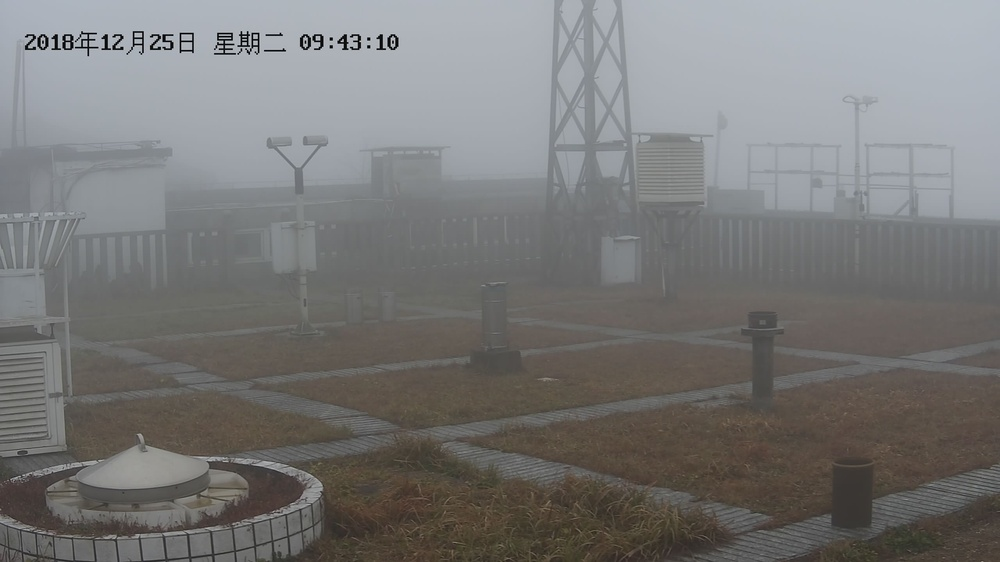
#> input picture test.jpg, 1000 x 562 px, shrunk from 2560 x 1440 before the run; its folder holds only this picture in this run
$ python -i dark_channel_prior.py   (imports and definitions only)   (older library calls are emulated)
#> lines starting #> are read from the running program, lines starting #| are printed output that depends on the picture
# Reproduction of Dark Channel Prior Method
# Rain CongJyu CHEN

import os

import cv2
import numpy as np


# Compute the dark channel according to Kaiming He's paper.
def get_dark_channel(img, size=20):
    # `size` is the size of the window.
    # The larger the window, the greater the probability of containing a dark channel,
    # and the darker the dark channel.
    # Split the image into three channels: R, G, and B.
    r, g, b = cv2.split(img)
    min_channel = cv2.min(r, cv2.min(g, b))  # Take out the smallest channel.
    # Rectangle kernel.
    kernel = cv2.getStructuringElement(cv2.MORPH_RECT, (size, size))
    dark_channel_img = cv2.erode(min_channel, kernel)
    return dark_channel_img


# Dehazing Model: I(x) = J(x)t(x) + A[1 - t(x)]
# Constant parametre: w (0 < w < 1) controls the degree of dehazing.
# Transmittance: t(x) = 1 - w * min(I_c(y) / A_c)
# J(x) = (I(x) - A) / (max(t(x), t_0)) + A


# Estimated global atmospheric light.
# `percent` specifies the percentage of brightest pixels in the image.
def get_atmos_light(img, percent=0.001):
    # Calculate the average value of each pixel in the image and flatten it into a one-dimensional array.
    mean_per_pixel = np.mean(img, axis=2).reshape(-1)
    # Select the brightest percent pixels.
    mean_per_pixel = np.sort(mean_per_pixel)[::-1]
    mean_top = mean_per_pixel[: int(img.shape[0] * img.shape[1] * percent)]
    return np.mean(mean_top)


# Estimate transmittance.
def get_trans(img, atm, w=0.95):
    x = img / atm
    t = 1 - w * get_dark_channel(x, 20)
    return t


# Guided filtering.
def guided_filter(p, i, r, e):
    # p: input image
    # i: guidance image
    # r: radius
    # e: regularization
    # return: filtering output q

    # 1
    mean_i = cv2.boxFilter(i, cv2.CV_32F, (r, r))
    mean_p = cv2.boxFilter(p, cv2.CV_32F, (r, r))
    corr_i = cv2.boxFilter(i * i, cv2.CV_32F, (r, r))
    corr_ip = cv2.boxFilter(i * p, cv2.CV_32F, (r, r))
    # 2
    var_i = corr_i - mean_i * mean_i
    cov_ip = corr_ip - mean_i * mean_p
    # 3
    a = cov_ip / (var_i + e)
    b = mean_p - a * mean_i
    # 4
    mean_a = cv2.boxFilter(a, cv2.CV_32F, (r, r))
    mean_b = cv2.boxFilter(b, cv2.CV_32F, (r, r))
    # 5
    q = mean_a * i + mean_b

    return q


# Dehaze.
def dehaze(img_input, img_output):
#> called with img_input = 'test.jpg', img_output = 'out.png'
    img = cv2.imread(img_input)
#> img is the input picture: shape (562, 1000, 3); mean B, G, R 119.5, 120.2, 120.6
    img = img.astype("float32") / 255
    img_gray = cv2.cvtColor(img, cv2.COLOR_BGR2GRAY).astype("float32") / 255
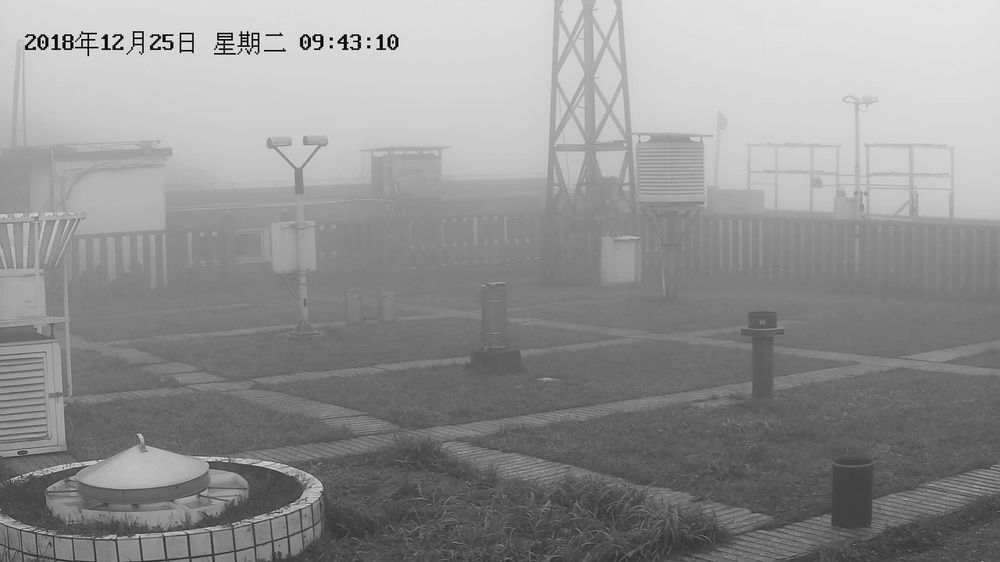
#> img_gray: shape (562, 1000) float32; min 7.01e-06, max 0.00322, mean 0.00185; drawn with min black and max white
    # img_gray = cv2.cvtColor(img, cv2.COLOR_BGR2GRAY)
    atmos_light = get_atmos_light(img)
#> in get_atmos_light, `mean_top = mean_per_pixel[: int(img.shape[0] * img.shape[1] * percent)]`: mean_top = 562 values, max 0.824 at index 0, min 0.742 at index 496, mean 0.756
#> atmos_light = 0.756
    trans = get_trans(img, atmos_light)
    trans_guided = guided_filter(trans, img_gray, 20, 0.0001)
#> in guided_filter, `corr_ip = cv2.boxFilter(i * p, cv2.CV_32F, (r, r))`:
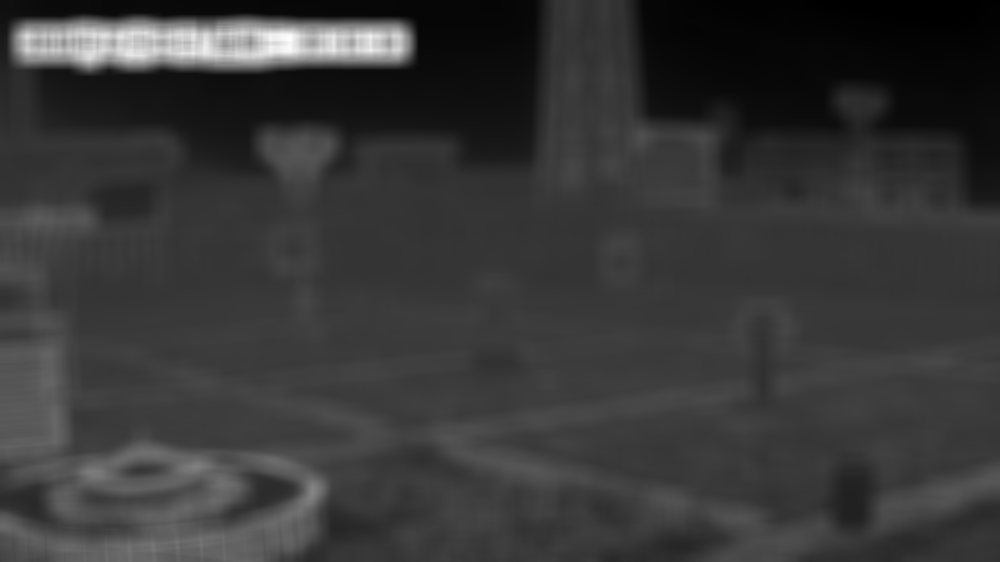
#> corr_ip: shape (562, 1000) float32; min 0.000325, max 0.00269, mean 0.000842; drawn with min black and max white
#> in guided_filter, `var_i = corr_i - mean_i * mean_i`:
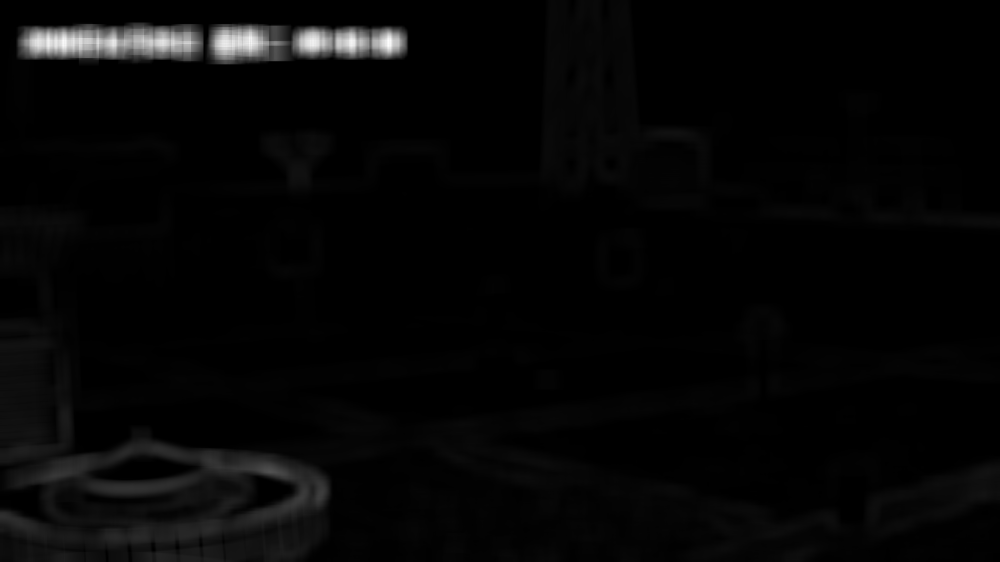
#> var_i: shape (562, 1000) float32; min -9.09e-13, max 1.28e-06, mean 3.18e-08; drawn with min black and max white
#> in guided_filter, `mean_a = cv2.boxFilter(a, cv2.CV_32F, (r, r))`:
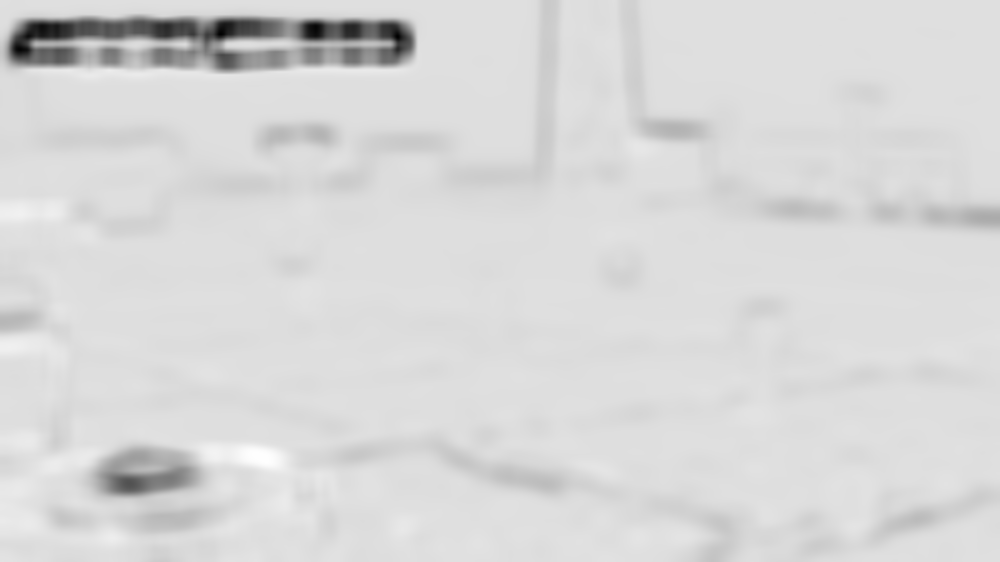
#> mean_a: shape (562, 1000) float32; min -0.296, max 0.0422, mean -0.0093; drawn with min black and max white
    # TODO: fix here.
    trans_guided = cv2.max(trans_guided, 0.25)
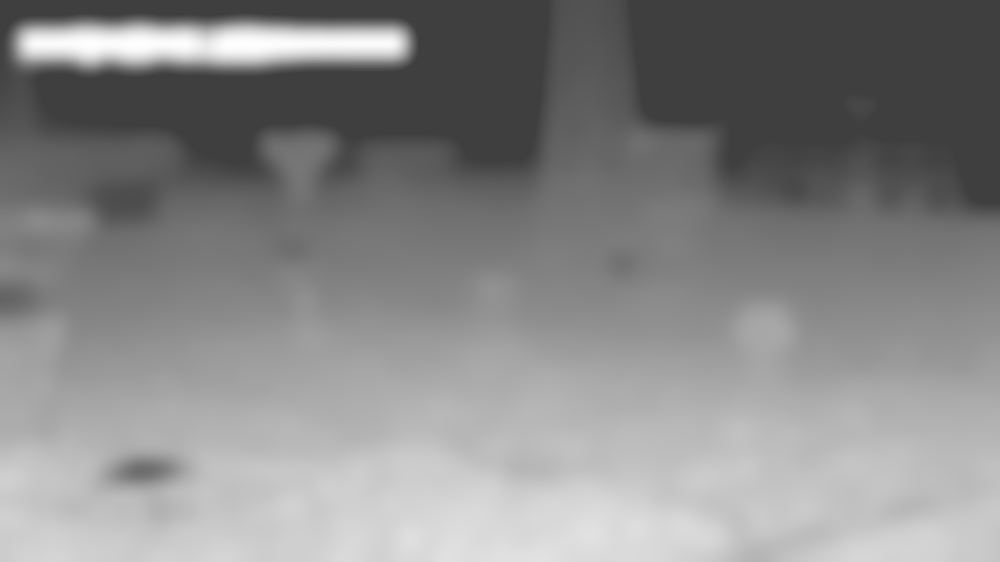
#> trans_guided: shape (562, 1000) float32; min 0.25, max 1, mean 0.531
    result = np.empty_like(img)
    for i in range(3):
        result[:, :, i] = (img[:, :, i] - atmos_light) / trans_guided + atmos_light
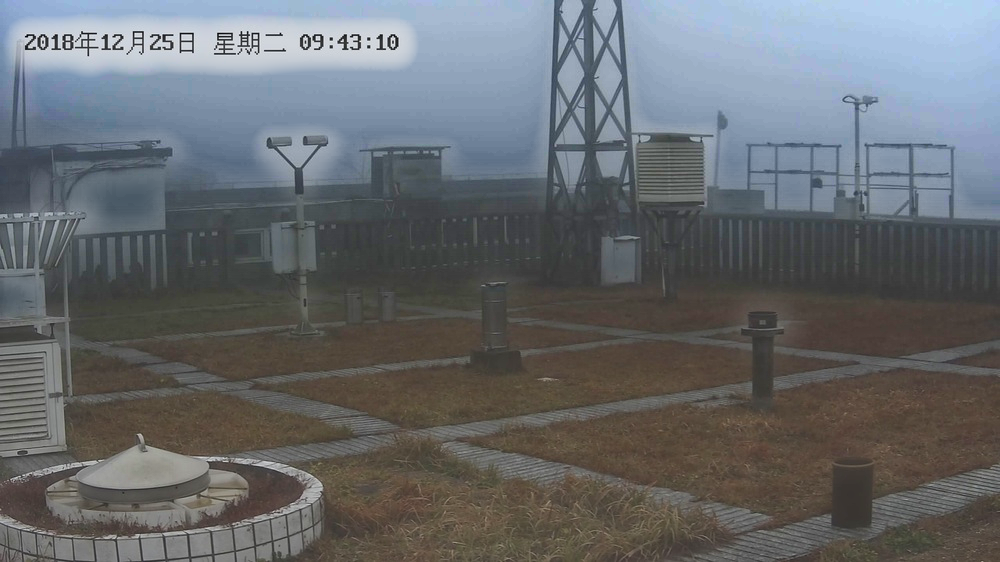
#> result: shape (562, 1000, 3) float32; mean B, G, R 0.269, 0.255, 0.242; drawn with min black and max white
    cv2.imwrite(img_output, result * 255)
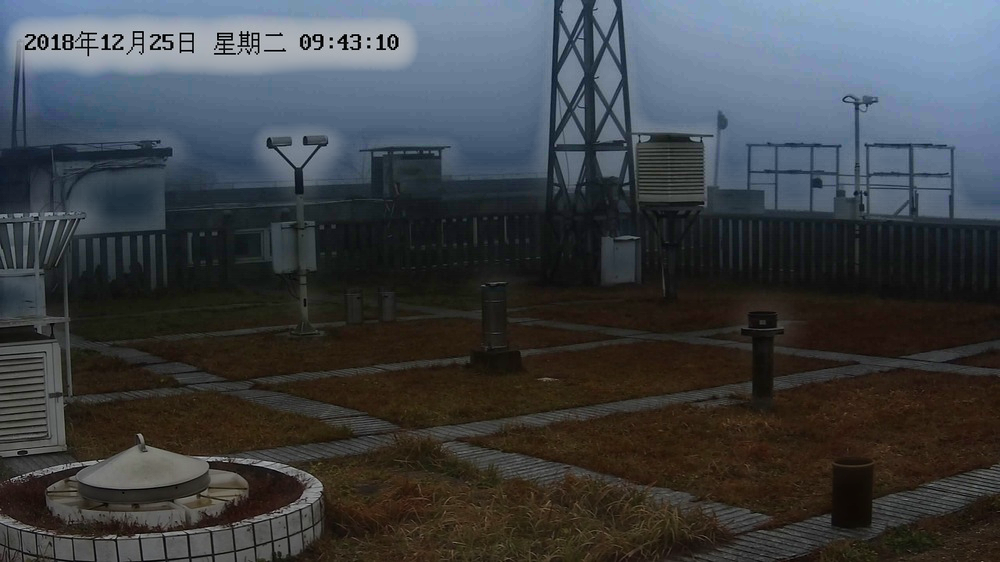
#> saved as out.png: shape (562, 1000, 3); mean B, G, R 68.4, 65, 61.5


# Test dataset.
def dehaze_test(input_path, output_path):
    input_path_list = os.listdir(input_path)
    if ".DS_Store" in input_path_list:
        input_path_list.remove(".DS_Store")
    output_path_list = os.listdir(output_path)
    if ".DS_Store" in output_path_list:
        output_path_list.remove(".DS_Store")

    for file_name in input_path_list:
        input_hazed_image = os.path.join(input_path, file_name)
        output_dehazed_image = os.path.join(output_path, file_name)
        print("[ INFO ] Processing image: ", file_name)
        dehaze(input_hazed_image, output_dehazed_image)


# [37 lines of commented-out code are left out]


def save_dark_channel_image(input_path, output_path):
    input_path_list = os.listdir(input_path)
    if ".DS_Store" in input_path_list:
        input_path_list.remove(".DS_Store")
    output_path_list = os.listdir(output_path)
    if ".DS_Store" in output_path_list:
        output_path_list.remove(".DS_Store")

    for file_name in input_path_list:
        input_hazed_image = os.path.join(input_path, file_name)
        output_dcp_image = os.path.join(output_path, file_name)
        img = cv2.imread(input_hazed_image)
        print("[ INFO ] Generating dark channel prior image: ", file_name)
        single_dcp_channel = get_dark_channel(img=img, size=15)
        dcp_img = cv2.merge(
            [single_dcp_channel, single_dcp_channel, single_dcp_channel]
        )
        cv2.imwrite(output_dcp_image, dcp_img)


# [12 lines not run here, left out]
    # [8 lines of commented-out code are left out]

>>> result = dehaze('test.jpg', 'out.png')
